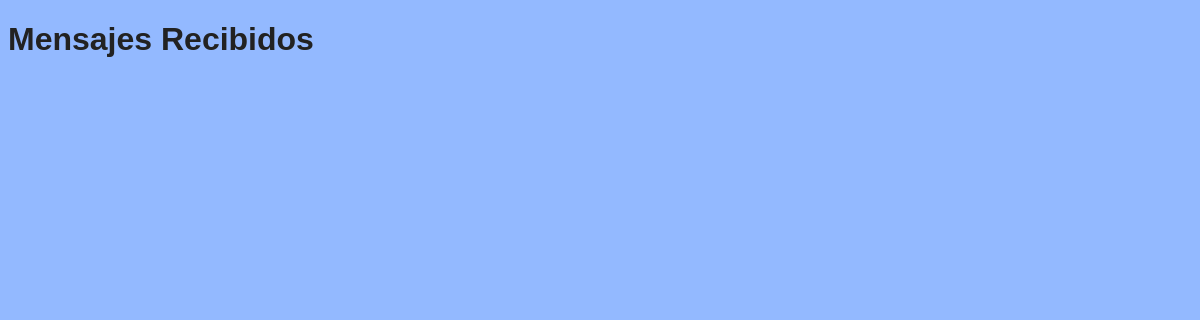
Before: /mensajes/recibidos with the older database file.
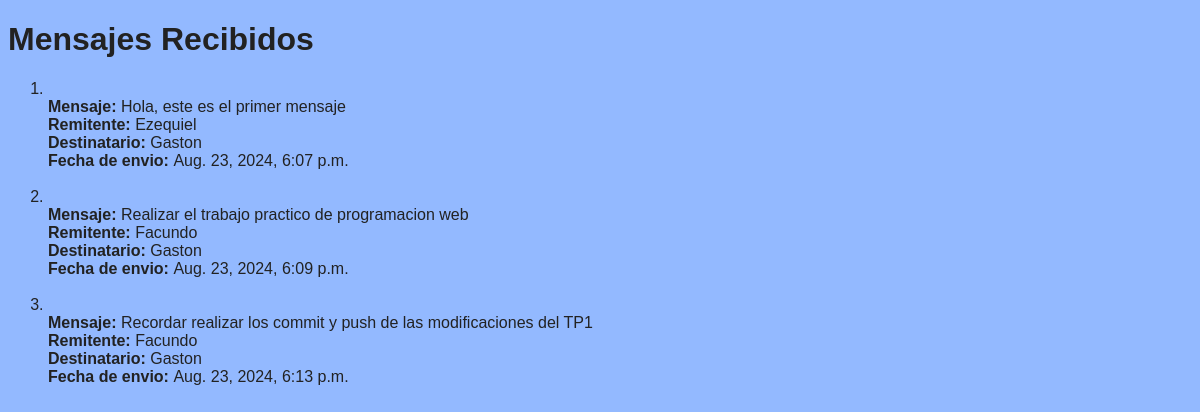
After: the same page with the newer database file.
### Mensajes/models.py (models this page shows, shortened)
class Mensaje(models.Model):
    texto_del_mensaje = models.TextField()
    remitente = models.CharField(max_length=25)
    destinatario = models.CharField(max_length=25)
    fecha_del_envio = models.DateTimeField(auto_now_add=True)

### Mensajes/views.py (the view)
# urls.py: path('mensajes/recibidos', views.ver_mensajes_recibidos, name='ver_mensajes_recibidos')
def ver_mensajes_recibidos(request):
    mensajes_recibidos = Mensaje.objects.filter(destinatario='Gaston')
    return render(request, 'mensajes.html', {'mensajes': mensajes_recibidos})

### Mensajes/templates/mensajes.html (shortened to what this page needs)
<!DOCTYPE html>
<html lang="en">
    <head>
    </head>
    <body style="background-color: #93b9ff; color: #222222; font-family: Arial, sans-serif;">
        <h1> Mensajes Recibidos </h1>
        <ol>
            {% for mensaje in mensajes %}
                <li>
                    <br>
                    <b>Mensaje: </b>{{ mensaje.texto_del_mensaje }} <br>
                    <b>Remitente: </b>{{ mensaje.remitente }} <br>
                    <b>Destinatario: </b>{{ mensaje.destinatario }} <br>
                    <b>Fecha de envio: </b>{{ mensaje.fecha_del_envio }}
                </li> <br>
            {% endfor %}
        </ol>
    </body>
</html>

Changed rows visible on the page:
added Mensaje: texto_del_mensaje "Hola, este es el primer mensaje", remitente "Ezequiel", destinatario "Gaston", fecha_del_envio "Aug. 23, 2024, 6:07 p.m."
added Mensaje: texto_del_mensaje "Realizar el trabajo practico de programacion web", remitente "Facundo", destinatario "Gaston", fecha_del_envio "Aug. 23, 2024, 6:09 p.m."
added Mensaje: texto_del_mensaje "Recordar realizar los commit y push de las modificaciones del TP1", remitente "Facundo", destinatario "Gaston", fecha_del_envio "Aug. 23, 2024, 6:13 p.m."
